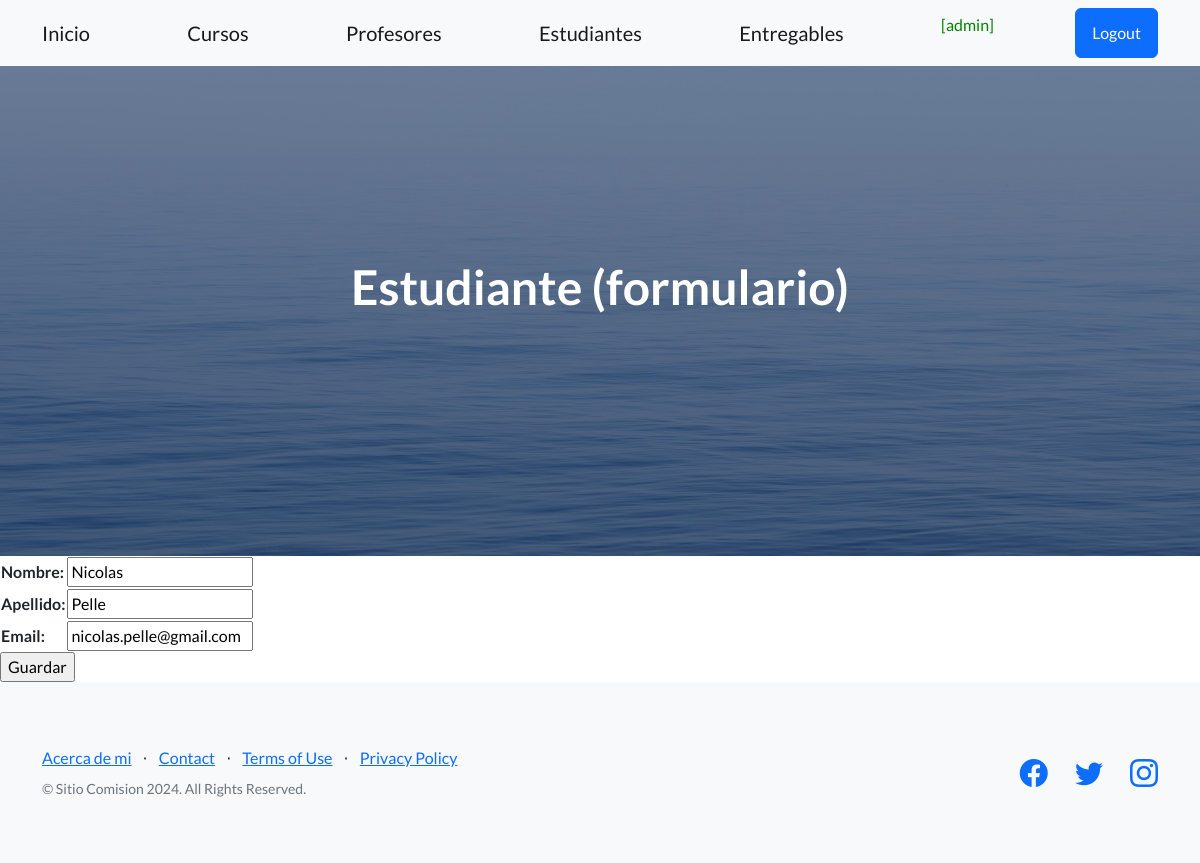
The page /estu_update/1/ (signed in) on the database its author committed.
### aplicacion/models.py (models this page shows, shortened)
class Estudiante(models.Model):
    nombre = models.CharField(max_length=60)
    apellido = models.CharField(max_length=60)
    email = models.EmailField()

### aplicacion/views.py (the view)
# urls.py: path('estu_update/<int:pk>/', EstudianteUpdate.as_view(), name="estu_update"),
class EstudianteUpdate(LoginRequiredMixin, UpdateView):
    model = Estudiante
    fields = ["nombre", "apellido", "email"]
    success_url = reverse_lazy("estudiantes")

### aplicacion/templates/aplicacion/estudiante_form.html (shortened to what this page needs)
{% extends "aplicacion/index.html" %}
{% block titulo %}
<h1 class="mb-5">Estudiante (formulario)</h1>
{% endblock titulo %}
{% block contenido %}
<form action="" method="post">
    <table>
        {{ form.as_table }}
    </table>
    <input type="submit" value="Guardar">
</form>
{% endblock contenido %}

### aplicacion/templates/aplicacion/index.html (shortened to what this page needs)
<!DOCTYPE html>
<html lang="en">
    <head>
        {% load static %}
        <link href="https://cdn.jsdelivr.net/npm/bootstrap-icons@1.5.0/font/bootstrap-icons.css" rel="stylesheet" type="text/css" />
        <link href="{% static  'css/styles.css' %}" rel="stylesheet" />
        <link rel="stylesheet" href="https://cdnjs.cloudflare.com/ajax/libs/font-awesome/6.4.0/css/all.min.css">
    </head>
    <body>
        <nav class="navbar navbar-light bg-light static-top">
            <div class="container">
                <a class="navbar-brand" href="{% url 'home' %}">Inicio</a>
                {% if  user.is_authenticated %}
                    <a class="navbar-brand" href="{% url 'cursos' %}">Cursos</a>
                    <a class="navbar-brand" href="{% url 'profesores' %}">Profesores</a>
                    <a class="navbar-brand" href="{% url 'estudiantes' %}">Estudiantes</a>
                    <a class="navbar-brand" href="{% url 'entregables' %}">Entregables</a>
                    <p style="color:green">[{{user.username}}]</p>
                    <a class="btn btn-primary" href="{% url 'logout' %}">Logout</a>
                {% else %}
                    <a class="btn btn-primary" href="{% url 'login' %}">Login</a>
                    <a class="btn btn-success" href="{% url 'registrar' %}">Registrarse</a>
                {% endif %}
            </div>
        </nav>
        <header class="masthead">
            <div class="container position-relative">
                <div class="row justify-content-center">
                    <div class="col-xl-6">
                        <div class="text-center text-white">
                            {% block titulo %}{% endblock titulo %}
                        </div>
                    </div>
                </div>
            </div>
        </header>
        {% block contenido %}
        {% endblock contenido %}
        <footer class="footer bg-light">
            <div class="container">
                <div class="row">
                    <div class="col-lg-6 h-100 text-center text-lg-start my-auto">
                        <ul class="list-inline mb-2">
                            <li class="list-inline-item"><a href="{% url 'acerca_de_mi' %}">Acerca de mi</a></li>
                            <li class="list-inline-item">⋅</li>
                            <li class="list-inline-item"><a href="#!">Contact</a></li>
                            <li class="list-inline-item">⋅</li>
                            <li class="list-inline-item"><a href="#!">Terms of Use</a></li>
                            <li class="list-inline-item">⋅</li>
                            <li class="list-inline-item"><a href="#!">Privacy Policy</a></li>
                        </ul>
                        <p class="text-muted small mb-4 mb-lg-0">&copy; Sitio Comision 2024. All Rights Reserved.</p>
                    </div>
                    <div class="col-lg-6 h-100 text-center text-lg-end my-auto">
                        <ul class="list-inline mb-0">
                            <li class="list-inline-item me-4">
                                <a href="#!"><i class="bi-facebook fs-3"></i></a>
                            </li>
                            <li class="list-inline-item me-4">
                                <a href="#!"><i class="bi-twitter fs-3"></i></a>
                            </li>
                            <li class="list-inline-item">
                                <a href="#!"><i class="bi-instagram fs-3"></i></a>
                            </li>
                        </ul>
                    </div>
                </div>
            </div>
        </footer>
    </body>
</html>

### rows shown on the page
Estudiante: nombre "Nicolas", apellido "Pelle", email "nicolas.pelle@gmail.com"

### other values the page prints
{{ user.username }} "admin"
